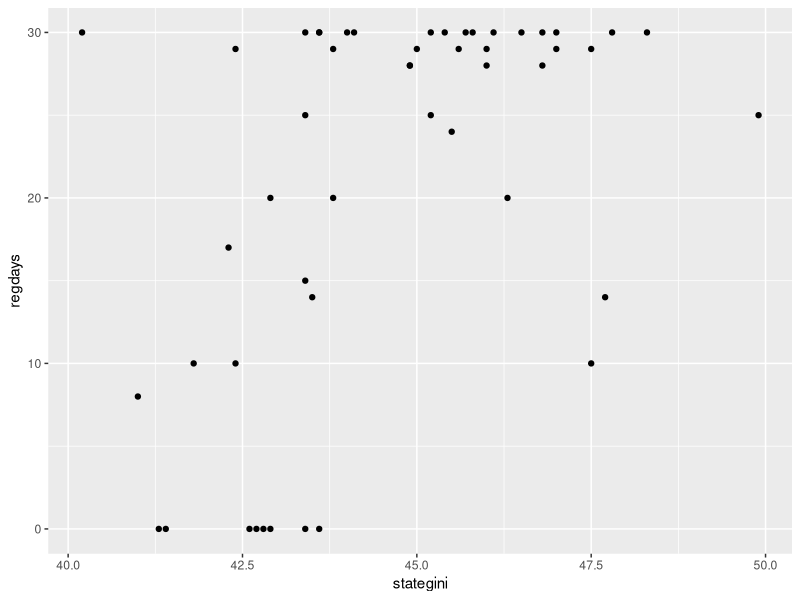

Write the R code that produced this figure. (Note: this script raises an error after producing the figure.)
### Classical Linear Regression, Assumptions, and Violations

# Load packages, installing if necessary
if(require(ggplot2) == FALSE) {
    install.packages("ggplot2")
    require(ggplot2)
}

if(require(car) == FALSE) {
    install.packages("car")
    require(car)
} 

# Load data
states <- read.csv("statereg.csv")

# Do states with more income inequality have earlier registration deadlines?
qplot(y = regdays, x= stategini, data=states)

m1 <- lm(regdays ~ stategini + stdiversity + over64 + college + stincpc +
             south, data=states)

summary(m1)



### Diagnostics

residualPlots(m1)

# Okay, the residuals indicate that the linearity assumption is problematic,
# so we'll add a squared term.  Atheoretical, but let's see what we get.
m2 <- lm(regdays ~ stategini + I(stategini^2) + stdiversity + over64 + 
             college + stincpc + south, data=states) 

summary(m2)

residualPlots(m2) # Looks good, but what do these results mean?

fake.state <- data.frame(stategini = seq(40,50,.1),
                          stdiversity = mean(states$stdiversity),
                          over64 = mean(states$over64),
                          college = mean(states$college),
                          stincpc = mean(states$stincpc),
                          south = 0)
fake.state$regdays <- predict(m2, fake.state)

ggplot(fake.state, aes(stategini, regdays)) + geom_line() 

# Back to m1

# Influence: outlying observations with leverage
influenceIndexPlot(m1, id.n=3, labels=states$state)

influencePlot(m1, id.n=3, labels=states$state)

m1a <- update(m1, subset = states$state != "Connecticut" & states$state != "WestVirginia")
compareCoefs(m1, m1a)

# Multicollinearity
vif(m1)
sqrt(vif(m1)) #confidence intervals increased by a factor of root VIF
